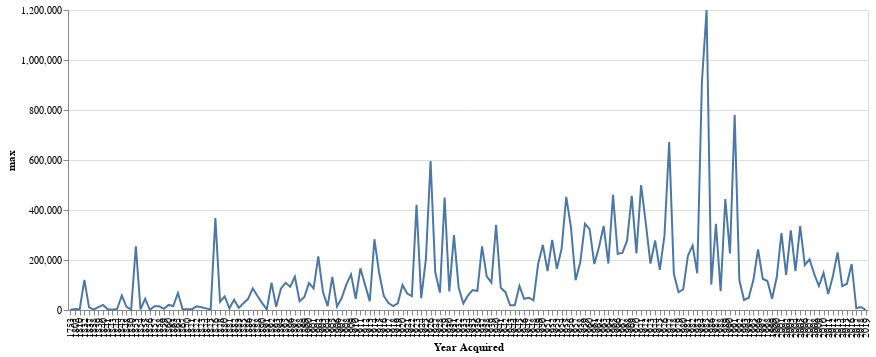

Source (notebook cell):
### Code cell
lines = alt.Chart(stats.reset_index()).mark_line().encode(
    alt.X("Year Acquired:O"),
    alt.Y("max:Q")
).properties(
    width=800
)
lines

### Figure 1 — Vega-Lite specification as saved in the notebook (floating-point values rounded to 4 significant figures; data arrays with more than 128 entries replaced by an {"elided": "..."} marker saying what was removed)
{"config": {"view": {"continuousWidth": 400, "continuousHeight": 300}}, "data": {"name": "data-498fc33026bd7dd9df16ddc47f510fe3"}, "mark": "line", "encoding": {"x": {"field": "Year Acquired", "type": "ordinal"}, "y": {"field": "max", "type": "quantitative"}}, "width": 800, "$schema": "https://vega.github.io/schema/vega-lite/v4.17.0.json", "datasets": {"data-498fc33026bd7dd9df16ddc47f510fe3": {"elided": "171 records"}}}
